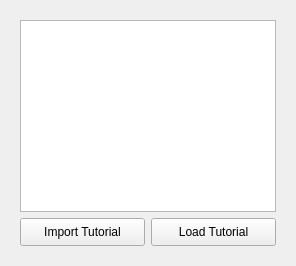
									<widget class="QWidget" name="tutorialPanel">
										<property name="styleSheet">
											<string notr="true"/>
										</property>
										<attribute name="title">
											<string>Tutorial</string>
										</attribute>
										<layout class="QVBoxLayout" name="verticalLayout_4">
											<item>
												<widget class="QStackedWidget" name="tutorialStack">
													<property name="minimumSize">
														<size>
															<width>256</width>
															<height>0</height>
														</size>
													</property>
													<property name="currentIndex">
														<number>0</number>
													</property>
													<widget class="QWidget" name="tutorialBrowserPage">
														<layout class="QVBoxLayout" name="verticalLayout_11">
															<item>
																<widget class="QTextBrowser" name="tutorialBrowser">
																	<property name="minimumSize">
																		<size>
																			<width>256</width>
																			<height>0</height>
																		</size>
																	</property>
																</widget>
															</item>
															<item>
																<layout class="QHBoxLayout" name="horizontalLayout_4">
																	<item>
																		<widget class="QPushButton" name="importTutorialButton">
																			<property name="minimumSize">
																				<size>
																					<width>0</width>
																					<height>28</height>
																				</size>
																			</property>
																			<property name="toolTip">
																				<string>&lt;html&gt;&lt;head/&gt;&lt;body&gt;&lt;p&gt;Allows you to import tutorials you find elsewhere or make yourself&lt;/p&gt;&lt;p&gt;Supports .html, .markdown, .md, and .txt&lt;/p&gt;&lt;/body&gt;&lt;/html&gt;</string>
																			</property>
																			<property name="text">
																				<string>Import Tutorial</string>
																			</property>
																		</widget>
																	</item>
																	<item>
																		<widget class="QPushButton" name="loadTutorialButton">
																			<property name="minimumSize">
																				<size>
																					<width>0</width>
																					<height>28</height>
																				</size>
																			</property>
																			<property name="toolTip">
																				<string>&lt;html&gt;&lt;head/&gt;&lt;body&gt;&lt;p&gt;Shows you a list of our tutorial documents.&lt;br/&gt;These give you specific instructions to follow towards a goal&lt;/p&gt;&lt;/body&gt;&lt;/html&gt;</string>
																			</property>
																			<property name="text">
																				<string>Load Tutorial</string>
																			</property>
																		</widget>
																	</item>
																</layout>
															</item>
														</layout>
													</widget>
													<widget class="QWidget" name="tutorialTreePage">
														<layout class="QVBoxLayout" name="verticalLayout_8">
															<item>
																<widget class="QTreeView" name="tutorialTree"/>
															</item>
														</layout>
													</widget>
												</widget>
											</item>
										</layout>
									</widget>
